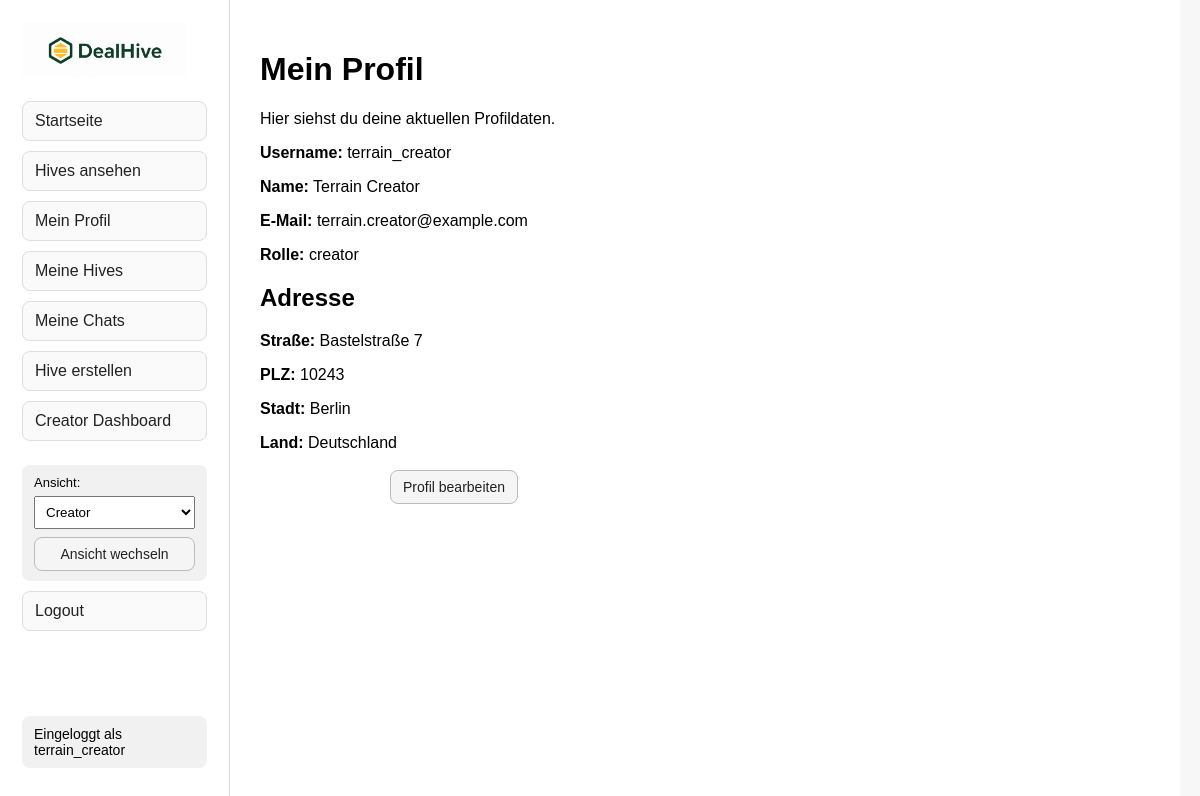
Screenshot of /profile (signed in) with the database file from the repository.
### tables this page shows
CREATE TABLE users (
            id INTEGER PRIMARY KEY AUTOINCREMENT,
            username TEXT NOT NULL UNIQUE,
            name TEXT NOT NULL,
            email TEXT NOT NULL,
            password_hash TEXT NOT NULL,
            role TEXT NOT NULL,
            street TEXT NOT NULL,
            postal_code TEXT NOT NULL,
            city TEXT NOT NULL,
            country TEXT NOT NULL
        );

### user_routes.py (the view)
    @app.route("/profile")
    def profile():
        user_id = session.get("user_id")
        if user_id is None:
            return redirect("/login")
        user = get_user_by_id(user_id)
        return render_template(
            "profile.html",
            user=user
        )

### database.py (called while the page is built)
def get_connection():
    connection = sqlite3.connect(DATABASE_PATH)
    connection.row_factory = sqlite3.Row
    connection.execute("PRAGMA foreign_keys = ON")
    return connection

def get_user_by_id(user_id):
    connection = get_connection()
    user = connection.execute("""
        SELECT *
        FROM users
        WHERE id = ?
    """, (user_id,)).fetchone()
    connection.close()
    return user

### templates/profile.html
{% extends "layout.html" %}
{% block content %}
    <h1>Mein Profil</h1>
    <p>
        Hier siehst du deine aktuellen Profildaten.
    </p>
    {% if user %}
        <p><strong>Username:</strong> {{ user["username"] }}</p>
        <p><strong>Name:</strong> {{ user["name"] }}</p>
        <p><strong>E-Mail:</strong> {{ user["email"] }}</p>
        <p><strong>Rolle:</strong> {{ user["role"] }}</p>
        <h2>Adresse</h2>
        <p><strong>Straße:</strong> {{ user["street"] }}</p>
        <p><strong>PLZ:</strong> {{ user["postal_code"] }}</p>
        <p><strong>Stadt:</strong> {{ user["city"] }}</p>
        <p><strong>Land:</strong> {{ user["country"] }}</p>
        <div class="form-actions">
            <a href="/profile/edit">
                <button type="button">Profil bearbeiten</button>
            </a>
        </div>
    {% else %}
        <p>Es konnten keine Profildaten geladen werden.</p>
    {% endif %}
{% endblock %}

### templates/partials/sidebar.html (shortened to what this page needs)
<aside class="sidebar">
    <a href="/">
        <img
            src="{{ url_for('static', filename='images/dealhive-logo.png') }}"
            alt="DealHive Logo"
            class="sidebar-logo"
            style="width: 165px; height: auto;"
        >
    </a>
    <nav>
        <ul class="sidebar-nav">
            <li>
                <a class="sidebar-link" href="/">Startseite</a>
            </li>
            <li>
                <a class="sidebar-link" href="/hives">Hives ansehen</a>
            </li>
            {% if session.get("user_id") %}
                <li>
                    <a class="sidebar-link" href="/profile">Mein Profil</a>
                </li>
                <li>
                    <a class="sidebar-link" href="/my-hives">Meine Hives</a>
                </li>
                <li>
                    <a class="sidebar-link" href="/my-chats">Meine Chats</a>
                </li>
                {% if session.get("role") == "creator" %}
                    <li>
                        <a class="sidebar-link" href="/creator/hives/new">Hive erstellen</a>
                    </li>
                    <li>
                        <a class="sidebar-link" href="/creator/dashboard">Creator Dashboard</a>
                    </li>
                {% endif %}
                <li class="sidebar-info">
                    <form method="POST" action="/session/role" class="role-switch-form">
                        <label for="role-switch">Ansicht:</label>
                        <select id="role-switch" name="role">
                            <option value="creator" {% if session.get("role") == "creator" %}selected{% endif %}>
                                Creator
                            </option>
                        </select>
                        <button type="submit" style="margin-top: 8px; width: 100%;">
                            Ansicht wechseln
                        </button>
                    </form>
                </li>
                <li>
                    <a class="sidebar-link" href="/logout">Logout</a>
                </li>
                <li class="sidebar-info sidebar-bottom-info">
                    Eingeloggt als {{ session.get("username") }}
                </li>
            {% endif %}
        </ul>
    </nav>
</aside>

### templates/layout.html (style rules this page uses)
body { margin: 0; font-family: Arial, sans-serif; background-color: #f7f7f7; }
.sidebar { width: 230px; min-width: 230px; height: 100vh; position: sticky; top: 0; padding: 22px; border-right: 1px solid #ddd; background-color: #ffffff; box-sizing: border-box; display: flex; flex-direction: column; }
.sidebar-logo { width: 165px; max-width: 100%; height: auto; display: block; margin-bottom: 24px; }
.sidebar nav { flex: 1; display: flex; }
.sidebar-nav { list-style: none; padding-left: 0; margin: 0; display: flex; flex-direction: column; flex: 1; width: 100%; }
.sidebar-nav li { margin-bottom: 10px; }
.sidebar-link { display: block; padding: 10px 12px; border: 1px solid #ddd; border-radius: 8px; text-decoration: none; color: #222; background-color: #fafafa; }
.sidebar-info { margin: 14px 0; padding: 10px 12px; border-radius: 8px; background-color: #f1f1f1; font-size: 14px; }
.sidebar-bottom-info { margin-top: auto; margin-bottom: 0; }
.role-switch-form { margin: 0; }
.role-switch-form label { display: block; margin-bottom: 6px; font-size: 13px; }
.role-switch-form select { width: 100%; padding: 7px; box-sizing: border-box; }
.form-actions { margin-left: 130px; margin-top: 18px; }
button, .button-link { display: inline-block; padding: 8px 12px; border: 1px solid #bbb; border-radius: 8px; background-color: #f5f5f5; color: #222; text-decoration: none; font-size: 14px; cursor: pointer; box-sizing: border-box; }

### rows the page displays
users: get "terrain_creator", username "terrain_creator", name "Terrain Creator", email "terrain.creator@example.com", role "creator", street "Bastelstraße 7", postal_code "10243", city "Berlin", country "Deutschland"
